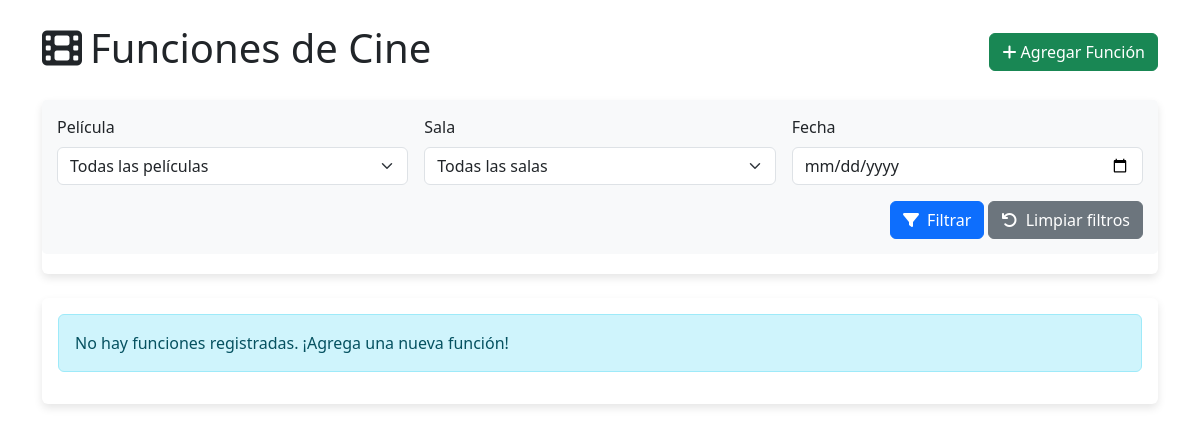
The page /cine/funciones/ on the database as committed earlier.
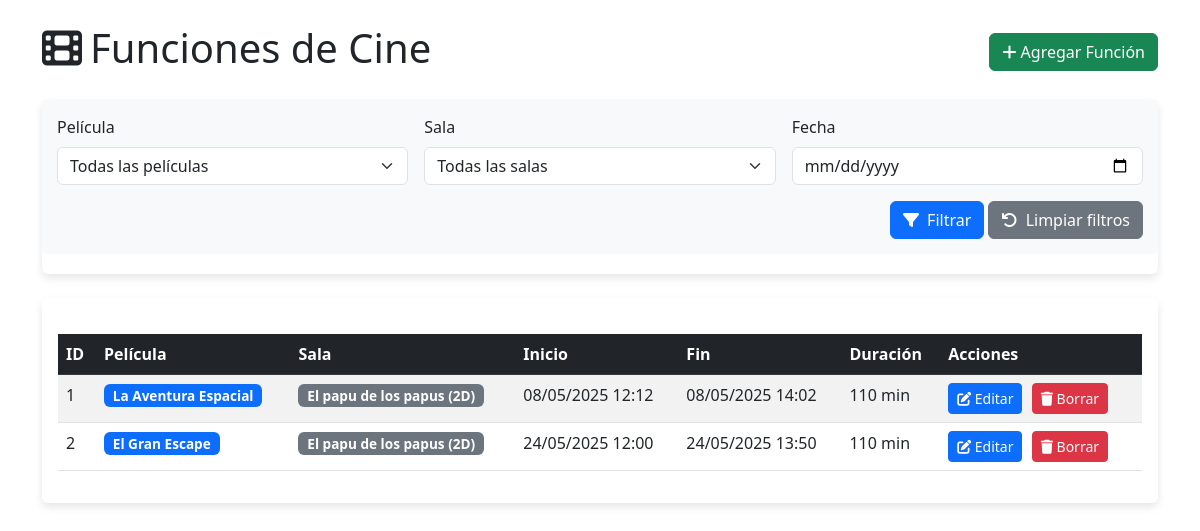
The same page on the database as committed later.
### cine/models.py (models this page shows, shortened)
class Funcion(models.Model):
    id = models.AutoField(primary_key=True)
    pelicula = models.ForeignKey(Peliculas, on_delete=models.CASCADE)
    sala = models.ForeignKey(SalaDeCine, on_delete=models.CASCADE)
    fecha_hora_inicio = models.DateTimeField()
    fecha_hora_termino = models.DateTimeField(editable=False)
    class Meta:
        unique_together = ('sala', 'fecha_hora_inicio')

class Peliculas(models.Model):
    id = models.AutoField(primary_key=True)
    nombre = models.CharField(max_length=100)
    genero = models.CharField(max_length=50)
    clasificacion = models.CharField(max_length=10)
    duracion = models.IntegerField(max_length=3)

class SalaDeCine(models.Model):
    TIPO_SALA_CHOICES = [
        ('2D', '2D'),
        ('3D', '3D'),
        ('IMAX', 'IMAX'),
        ('4DX', '4DX'),
    ]
    id = models.AutoField(primary_key=True)
    nombre = models.CharField(max_length=100)
    capacidad = models.IntegerField(max_length=3)
    tipoDeSala = models.CharField(max_length=50,
                                  choices=TIPO_SALA_CHOICES,
                                  default='2D'
                                  )

### cine/views.py (the view)
# urls.py: path('funciones/', funcion_list, name='funcion_list'),
def funcion_list(request):
    funciones = Funcion.objects.all().order_by('fecha_hora_inicio')
    pelicula_id = request.GET.get('pelicula')
    sala_id = request.GET.get('sala')
    fecha = request.GET.get('fecha')
    if pelicula_id:
        funciones = funciones.filter(pelicula_id=pelicula_id)
    if sala_id:
        funciones = funciones.filter(sala_id=sala_id)
    if fecha:
        funciones = funciones.filter(fecha_hora_inicio__date=fecha)
    peliculas = Peliculas.objects.all()
    salas = SalaDeCine.objects.all()
    context = {
        'funciones': funciones,
        'peliculas': peliculas,
        'salas': salas
    }
    return render(request, 'funciones_list.html', context)

### cine/templates/funciones_list.html (shortened to what this page needs)
{% load static %}
<!DOCTYPE html>
<html lang="es">
<head>
    <link href="https://cdn.jsdelivr.net/npm/bootstrap@5.3.0/dist/css/bootstrap.min.css" rel="stylesheet">
    <link rel="stylesheet" href="https://cdnjs.cloudflare.com/ajax/libs/font-awesome/6.4.0/css/all.min.css">
</head>
<body>
    <div class="container mt-4 mb-5">
        <div class="header-container">
            <h1><i class="fas fa-film me-2"></i>Funciones de Cine</h1>
            <a href="{% url 'funcion_create' %}" class="btn btn-success">
                <i class="fas fa-plus"></i> Agregar Función
            </a>
        </div>
        <div class="card mb-4">
            <div class="card-body filter-section">
                <form method="GET" class="row g-3">
                    <div class="col-md-4">
                        <label for="pelicula" class="form-label">Película</label>
                        <select name="pelicula" id="pelicula" class="form-select">
                            <option value="">Todas las películas</option>
                        </select>
                    </div>
                    <div class="col-md-4">
                        <label for="sala" class="form-label">Sala</label>
                        <select name="sala" id="sala" class="form-select">
                            <option value="">Todas las salas</option>
                        </select>
                    </div>
                    <div class="col-md-4">
                        <label for="fecha" class="form-label">Fecha</label>
                        <input type="date" name="fecha" id="fecha" class="form-control" value="{{ request.GET.fecha }}">
                    </div>
                    <div class="col-12 text-end mt-3">
                        <button type="submit" class="btn btn-primary">
                            <i class="fas fa-filter me-1"></i> Filtrar
                        </button>
                        <a href="{% url 'funcion_list' %}" class="btn btn-secondary">
                            <i class="fas fa-undo me-1"></i> Limpiar filtros
                        </a>
                    </div>
                </form>
            </div>
        </div>
        <div class="card">
            <div class="card-body">
                {% if funciones %}
                    <div class="table-responsive">
                        <table class="table table-striped table-hover">
                            <thead class="table-dark">
                                <tr>
                                    <th>ID</th>
                                    <th>Película</th>
                                    <th>Sala</th>
                                    <th>Inicio</th>
                                    <th>Fin</th>
                                    <th>Duración</th>
                                    <th>Acciones</th>
                                </tr>
                            </thead>
                            <tbody>
                                {% for funcion in funciones %}
                                <tr>
                                    <td>{{ funcion.id }}</td>
                                    <td>
                                        <span class="badge bg-primary badge-movie">{{ funcion.pelicula.nombre }}</span>
                                    </td>
                                    <td>
                                        <span class="badge bg-secondary badge-room">{{ funcion.sala.nombre }} ({{ funcion.sala.tipoDeSala }})</span>
                                    </td>
                                    <td class="datetime">
                                        {{ funcion.fecha_hora_inicio|date:"d/m/Y H:i" }}
                                    </td>
                                    <td class="datetime">
                                        {{ funcion.fecha_hora_termino|date:"d/m/Y H:i" }}
                                    </td>
                                    <td>
                                        {{ funcion.pelicula.duracion }} min
                                    </td>
                                    <td>
                                        <a href="{% url 'funcion_update' funcion.id %}" class="btn btn-primary btn-sm btn-action">
                                            <i class="fas fa-edit"></i> Editar
                                        </a>
                                        <button type="button" class="btn btn-danger btn-sm btn-action" data-bs-toggle="modal" data-bs-target="#deleteModal{{ funcion.id }}">
                                            <i class="fas fa-trash"></i> Borrar
                                        </button>
                                    </td>
                                </tr>
                                {% endfor %}
                            </tbody>
                        </table>
                    </div>
                {% else %}
                    <div class="alert alert-info">
                        No hay funciones registradas. ¡Agrega una nueva función!
                    </div>
                {% endif %}
            </div>
        </div>
    </div>
</body>
</html>

### cine/templates/funciones_list.html (style rules this page uses)
.table-responsive { margin-top: 20px; }
.btn-action { margin-right: 5px; }
.header-container { display: flex; justify-content: space-between; align-items: center; margin-bottom: 20px; }
.card { box-shadow: 0 4px 8px rgba(0,0,0,0.1); border: none; }
.badge-movie { font-size: 0.85rem; padding: 0.35em 0.65em; }
.badge-room { font-size: 0.85rem; background-color: #6c757d; }
.datetime { white-space: nowrap; }
.filter-section { margin-bottom: 20px; padding: 15px; background-color: #f8f9fa; border-radius: 5px; }

Rows that differ between the two databases and show on the page:
added Funcion: id "1", pelicula.nombre "La Aventura Espacial", sala.nombre "El papu de los papus", sala.tipoDeSala "2D", fecha_hora_inicio "08/05/2025 12:12", fecha_hora_termino "08/05/2025 14:02", pelicula.duracion "110"
added Funcion: id "2", pelicula.nombre "El Gran Escape", sala.nombre "El papu de los papus", sala.tipoDeSala "2D", fecha_hora_inicio "24/05/2025 12:00", fecha_hora_termino "24/05/2025 13:50", pelicula.duracion "110"
Other text that changed with them:
text no longer shown: "No hay funciones registradas. ¡Agrega una nueva función!"
text now shown: "ID Película Sala Inicio Fin Duración Acciones"
